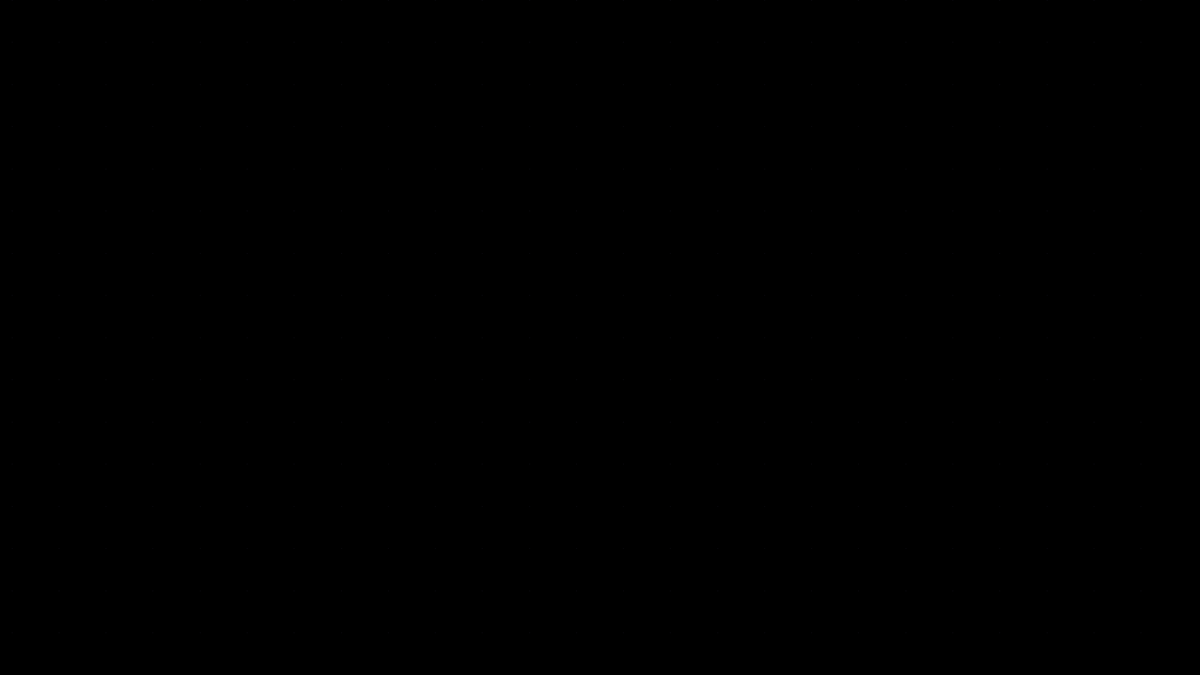
Frame 1 (no input)
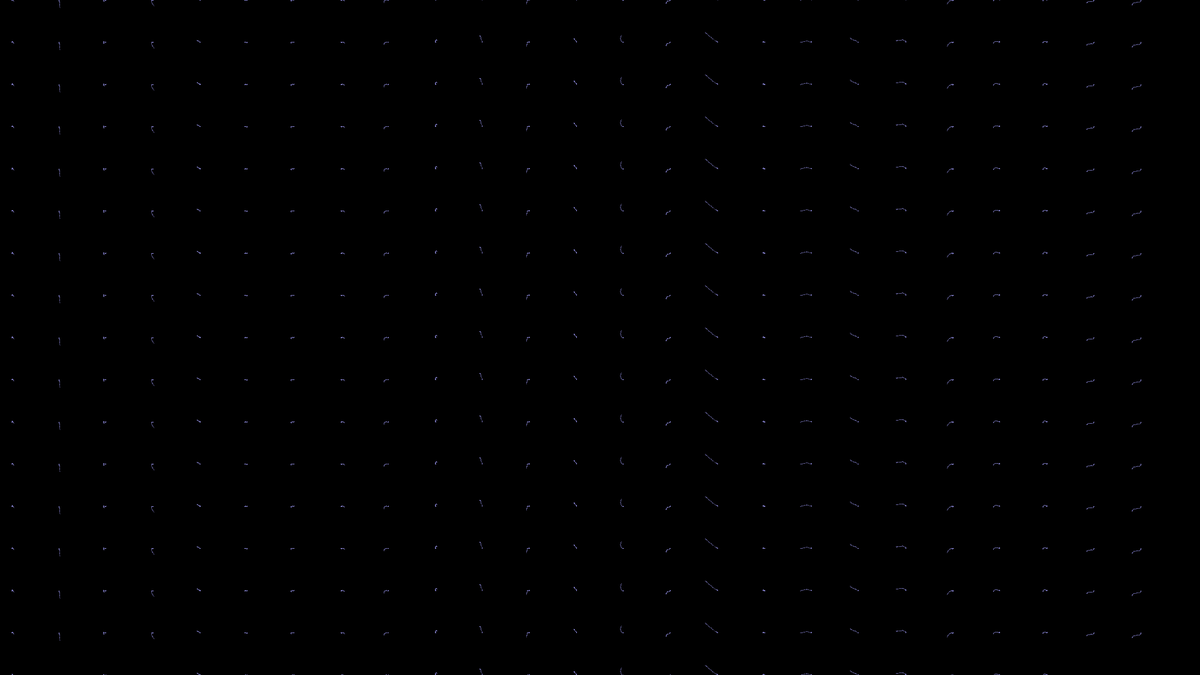
Frame 60 (the mouse pressed at the canvas centre just before this capture)
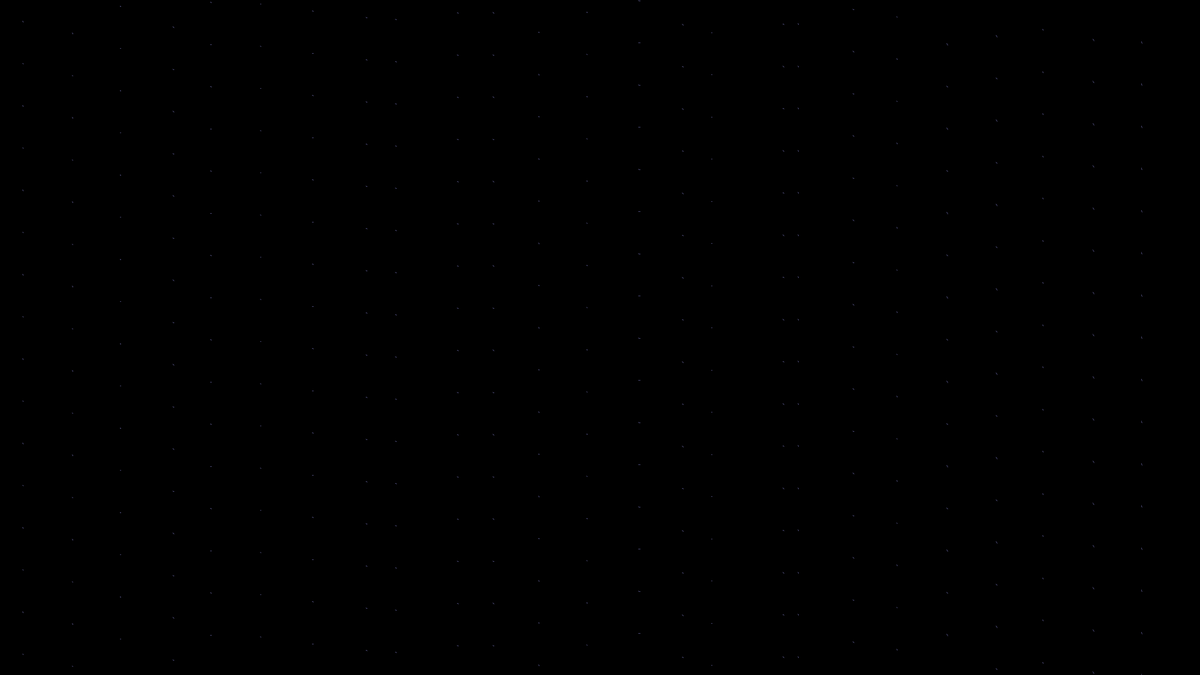
Frame 120 (the mouse held since frame 60 and released just before this capture)

The Processing sketch that drew these frames (run headless with seeded random() and noise(); from frame 60 on, the mouse is pressed at the canvas centre):

// Processing sketch: sketch_170702a
// ── sketch_170702a.pde
/**
 * Constants
 */

private static final int NUM_OF_DROPS = 25;

private static final int MAX_ALPHA = 128;
/**
 * Values
 */

private Drop[] drops;

private float nextBeatMillis;

private int beatCounter = 0;

private color currentColor = getRandomColorWithAlpha(100);

/**
 * Lifecycle
 */

void setup() {
  size(1920, 1080);
  //fullScreen(2);
  background(0);
  noFill();

  addDrops();
  handleBeat();
}

void draw() {
  //background(0);
  currentColor = getColorWithRandomAlpha(currentColor);
  stroke(currentColor);
  drawDrops();

  if (millis() >= nextBeatMillis) {
    handleBeat();
  }
}

private void drawDrops() {
  float accumulatedXVelocity = 0f;
  float accumulatedYVelocity = 0f;

  for (final Drop drop : drops) {
    drop.drawConfigured();
    accumulatedXVelocity += drop.getXVelocity();
    accumulatedYVelocity += drop.getYVelocity();
    drop.update(accumulatedXVelocity, accumulatedYVelocity);
  }
}

private void handleBeat() {
  //background(0);
  //currentColor = getRandomColorWithAlpha(100);
  stroke(currentColor);

  if ((int) random(6f) % 6 == 0) {
    background(0);
  }
  
  if (++beatCounter % 8 == 0) {
    addDrops();
  }
  
  nextBeatMillis = millis() + (545 * 2);
}

private void addDrops() {
  final float startX = width * 0.01f;
  final float endX = width - (startX * 2f);

  drops = new Drop[NUM_OF_DROPS];
  for (int i = 0; i < drops.length; i++) {
    final float x = startX + ((float) i / (float) drops.length * endX);
    drops[i] = new Drop(x, height / 2f);
  }
}

private color getColorWithRandomAlpha(color c) {
  return (c & 0xffffff) | (((int) random((float) MAX_ALPHA)) << 24);
}

private color getRandomColorWithAlpha(final int alpha) {
  return color(
    (int) random(10) + 155, 
    (int) random(10) + 155, 
    (int) random(100) + 155, 
    alpha
    );
}
// ── Drop.pde
class Drop {

  /**
   * Values
   */

  private float x;

  private float y;
  
  private float lastX;
  
  private float lastY;

  private float size;

  private float destinationY;

  private float destinationHorizon;

  private float xVelocity = 0f;

  private float yVelocity = 0f;

  private float minX;

  private float maxX;

  private float minY;

  private float maxY;

  private float maxVelocity;

  /**
   * Constructor
   */

  Drop(final float x, final float y) {
    this.x = x;
    lastX = x;
    this.y = y;
    lastY = y;
    //y = random(height);
    //y = height / 2f;
    size = min(width, height) / 1000f;
    destinationHorizon = size / 3f;
    setDestination();

    minX = -width * 0.1f;
    maxX = width - (minX * 2f);
    minY = -height * 0.1f;
    maxY = height - (minY * 2f);

    maxVelocity = 0.1f;
  }

  /**
   * Getter
   */

  float getYVelocity() {
    return yVelocity;
  }

  float getXVelocity() {
    return xVelocity;
  }

  /** 
   * Lifecycle
   */

  void drawConfigured() {
    for (float yOffset = -(height / 2f); yOffset <= (height / 2f); yOffset += height / 16f) {
      //point(x, y + yOffset);
      line(lastX, lastY + yOffset, x, y + yOffset);
    }
    lastX = x;
    lastY = y;
    //ellipse(x, destinationY, size * 1.5, size * 1.5);
    //line(x, y, x, y + velocity);
  }

  boolean update(final float accumulatedXVelocity, final float accumulatedYVelocity) {
    final float destinationDistance = getDestinationDistance();
    if (abs(destinationDistance) < destinationHorizon) {
      setDestination();
    } else {
      xVelocity += getJitterVelocity(); //destinationDistance / 10000f;
      yVelocity += getJitterVelocity();
      x += (xVelocity + accumulatedXVelocity) / 2f;
      y += (yVelocity + accumulatedYVelocity) / 2f;

      if (x < minX) {
        x = minX;
      } else if (x > maxX) {
        x = maxX;
      }

      if (y < minY) {
        y = minY;
      } else if (y > maxY) {
        y = maxY;
      }
    }

    return true;
  }

  private void setDestination() {
    destinationY = random(height);
  }

  private float getJitterVelocity() {
    return random(maxVelocity) - (maxVelocity / 2f);
  }

  private float getDestinationDistance() {
    return y - destinationY;
  }
}
